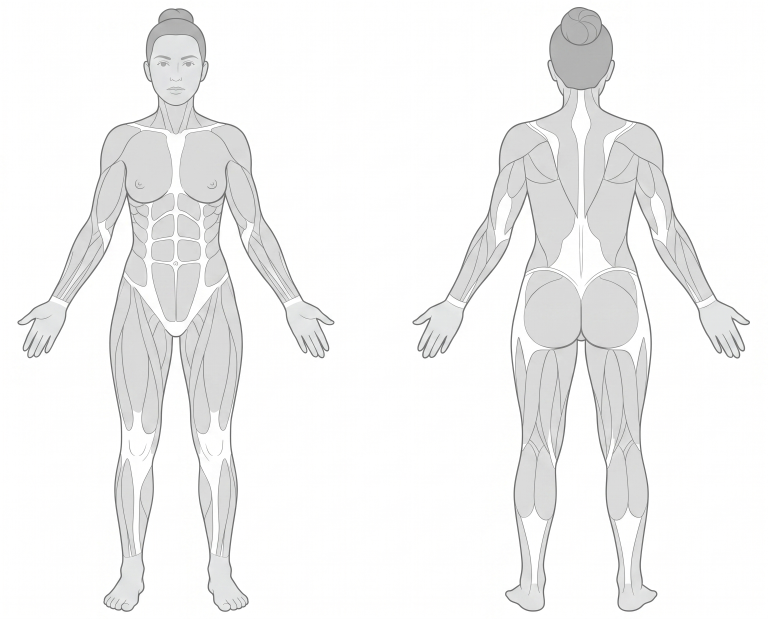
#> input picture assets/maps/human_body_female.png, 2304 x 1856 px, found by its file name (shown at 1/3 size)
$ python slim_female.py
#> lines starting #> are read from the running program, lines starting #| are printed output that depends on the picture
"""
Slim the female figure. The generated illustration came out too thick/muscular,
so squeeze each figure horizontally toward its own vertical axis by FACTOR. The
SAME squeeze is applied to the illustration (PNG) and to every muscle hit-path
(SVG), so the highlight alignment is preserved. human_body's full-image anchor
rect is left untouched so mapSize still equals the image.

Run ONCE after the other steps (NOT idempotent):
  python tracing/raster/slim_female.py [factor]   # default 0.80
Needs: pip install svgpathtools pillow numpy
"""
import re, sys
import numpy as np
from PIL import Image, ImageDraw
from svgpathtools import parse_path, Path, Line, QuadraticBezier, CubicBezier, Arc

FACTOR = float(sys.argv[1]) if len(sys.argv) > 1 else 0.80
PNG = 'assets/maps/human_body_female.png'
SVG = 'assets/maps/human_body_female.svg'
W, H = 2304, 1856
FAXIS, BAXIS, SPLIT = 563.0, 1713.0, 1135.0   # front axis, back axis, figure gap
def axis_of(x):
    return FAXIS if x < SPLIT else BAXIS

# image: per-figure horizontal squeeze, white elsewhere
img = np.array(Image.open(PNG).convert('RGB').resize((W, H)))
#> img is the input picture: shape (1856, 2304, 3); mean R, G, B 242.7, 242.8, 242.6
out = np.full_like(img, 255)
for ox in range(W):
    ax = axis_of(ox)
    sx = ax + (ox - ax) / FACTOR
    if 0 <= sx < W:
        out[:, ox] = img[:, int(round(sx))]
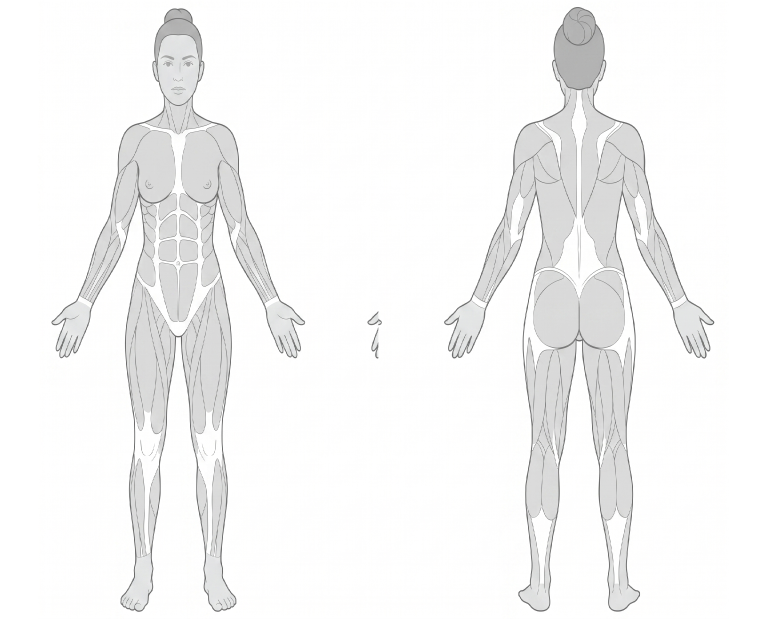
#> out: shape (1856, 2304, 3) (shown at 1/3 size); mean R, G, B 245.1, 245.1, 245
slim = Image.fromarray(out)
ImageDraw.Draw(slim).rectangle([int(W * 0.475), 0, int(W * 0.525), H], fill=(255, 255, 255))  # tidy the gap
slim.save(PNG)

# svg: squeeze every muscle path (keep human_body's anchor rect)
def warp(z):
    ax = axis_of(z.real)
    return complex(ax + (z.real - ax) * FACTOR, z.imag)
def ws(s):
    if isinstance(s, Line): return Line(warp(s.start), warp(s.end))
    if isinstance(s, CubicBezier): return CubicBezier(warp(s.start), warp(s.control1), warp(s.control2), warp(s.end))
    if isinstance(s, QuadraticBezier): return QuadraticBezier(warp(s.start), warp(s.control), warp(s.end))
    if isinstance(s, Arc): return Arc(warp(s.start), s.radius, s.rotation, s.large_arc, s.sweep, warp(s.end))
    return s
#> (the run stopped early here; a loop or call above may not have finished)

$ run again, with assets/maps/human_body.png copied over assets/maps/human_body_female.png
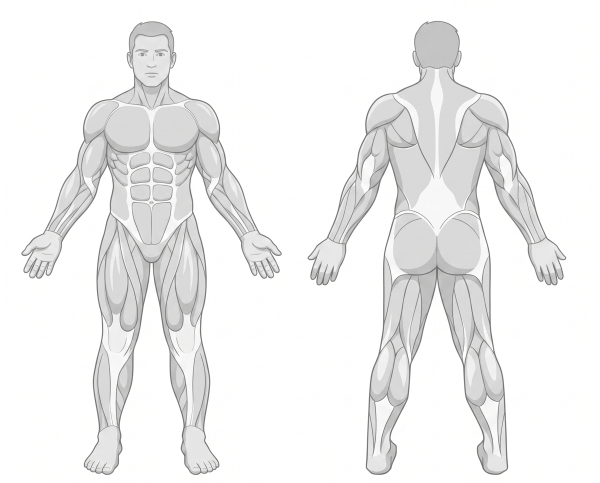
#> input picture assets/maps/human_body.png, 1200 x 966 px, found by its file name (shown at 1/2 size)
#> after the loop `for ox in range(W):`:
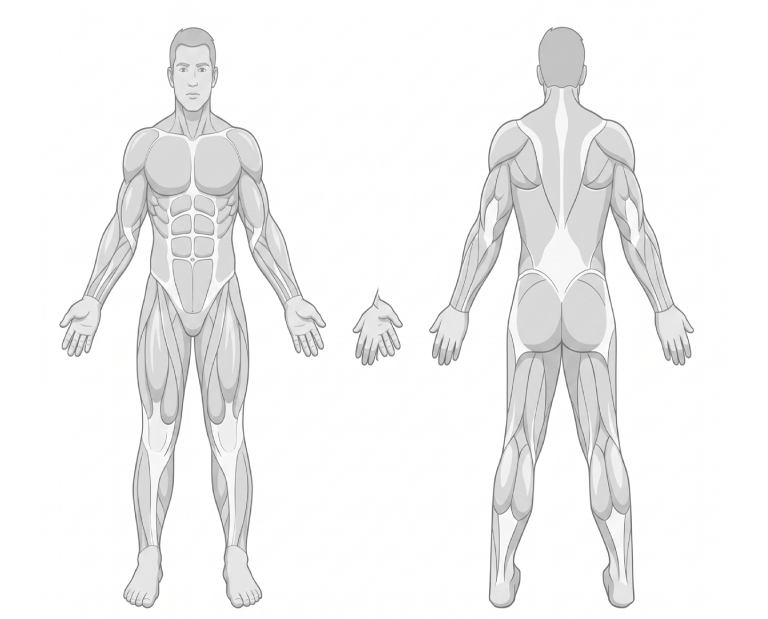
#> out: shape (1856, 2304, 3) (shown at 1/3 size); mean R, G, B 242.7, 242.7, 242.5
